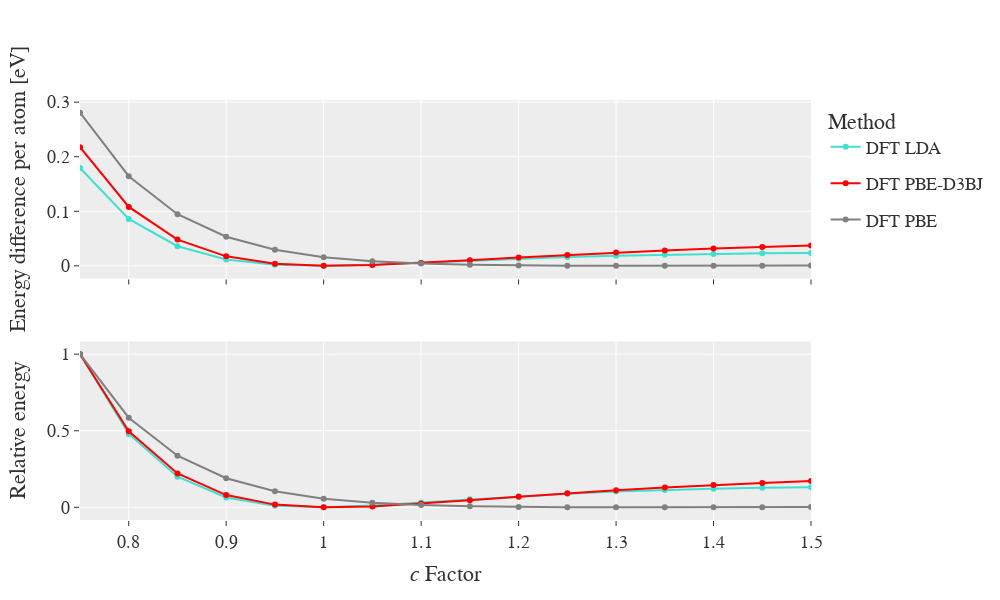

Notebook cell for this chart:
### Code cell
#fig_combined.update_xaxes(title_text='<i>c</i> Factor')
plot_combined.update_layout(yaxis1={'title':'Energy difference per atom [eV]'}, #'range':[-0.9,4]
                yaxis2={'title':'Relative energy'},
                xaxis2={'title':'<i>c</i> Factor','range':[0.75,1.5]},
                grid_yaxes=['y1'],
                legend_title_text='Method',
                font_family="Serif",font_size=18,
                template='ggplot2',
                width=1000,
                height=600) #,'position':0

plot_combined.show()

### Figure 1 — Plotly figure (JSON) as saved in the notebook; plotly's stock layout.template omitted (floating-point values rounded to 4 significant figures)
{"data": [{"legendgroup": "DFT LDA", "line": {"color": "turquoise"}, "mode": "lines+markers", "name": "DFT LDA", "type": "scatter", "x": [0.75, 0.8, 0.85, 0.9, 0.95, 1, 1.05, 1.1, 1.15, 1.2, 1.25, 1.3, 1.35, 1.4, 1.45, 1.5], "xaxis": "x", "y": [0.1792, 0.08593, 0.03593, 0.01158, 0.00186, 0, 0.002002, 0.005562, 0.009424, 0.01299, 0.01601, 0.01845, 0.02035, 0.02179, 0.02286, 0.02363], "yaxis": "y"}, {"legendgroup": "DFT LDA", "line": {"color": "turquoise"}, "mode": "lines+markers", "name": "DFT LDA", "showlegend": false, "type": "scatter", "x": [0.75, 0.8, 0.85, 0.9, 0.95, 1, 1.05, 1.1, 1.15, 1.2, 1.25, 1.3, 1.35, 1.4, 1.45, 1.5], "xaxis": "x2", "y": [1, 0.4794, 0.2004, 0.06463, 0.01037, 0, 0.01117, 0.03103, 0.05257, 0.07246, 0.08934, 0.1029, 0.1135, 0.1216, 0.1275, 0.1318], "yaxis": "y2"}, {"legendgroup": "DFT PBE-D3BJ", "line": {"color": "red"}, "mode": "lines+markers", "name": "DFT PBE-D3BJ", "type": "scatter", "x": [0.75, 0.8, 0.85, 0.9, 0.95, 1, 1.05, 1.1, 1.15, 1.2, 1.25, 1.3, 1.35, 1.4, 1.45, 1.5], "xaxis": "x", "y": [0.2176, 0.108, 0.04803, 0.01738, 0.003853, 0, 0.001322, 0.00517, 0.01002, 0.01507, 0.0199, 0.0243, 0.02822, 0.03167, 0.03466, 0.03723], "yaxis": "y"}, {"legendgroup": "DFT PBE-D3BJ", "line": {"color": "red"}, "mode": "lines+markers", "name": "DFT PBE-D3BJ", "showlegend": false, "type": "scatter", "x": [0.75, 0.8, 0.85, 0.9, 0.95, 1, 1.05, 1.1, 1.15, 1.2, 1.25, 1.3, 1.35, 1.4, 1.45, 1.5], "xaxis": "x2", "y": [1, 0.4965, 0.2208, 0.07987, 0.01771, 0, 0.006075, 0.02376, 0.04608, 0.06929, 0.09146, 0.1117, 0.1297, 0.1456, 0.1593, 0.1711], "yaxis": "y2"}, {"legendgroup": "DFT PBE", "line": {"color": "grey"}, "mode": "lines+markers", "name": "DFT PBE", "type": "scatter", "x": [0.75, 0.8, 0.85, 0.9, 0.95, 1, 1.05, 1.1, 1.15, 1.2, 1.25, 1.3, 1.35, 1.4, 1.45, 1.5], "xaxis": "x", "y": [0.2807, 0.1643, 0.09453, 0.05337, 0.02951, 0.01591, 0.008272, 0.004068, 0.001815, 0.0006749, 0.0001641, 0, 3.212e-05, 0.0001686, 0.0003462, 0.0005252], "yaxis": "y"}, {"legendgroup": "DFT PBE", "line": {"color": "grey"}, "mode": "lines+markers", "name": "DFT PBE", "showlegend": false, "type": "scatter", "x": [0.75, 0.8, 0.85, 0.9, 0.95, 1, 1.05, 1.1, 1.15, 1.2, 1.25, 1.3, 1.35, 1.4, 1.45, 1.5], "xaxis": "x2", "y": [1, 0.5854, 0.3367, 0.1901, 0.1051, 0.05666, 0.02947, 0.01449, 0.006464, 0.002404, 0.0005845, 0, 0.0001144, 0.0006006, 0.001233, 0.001871], "yaxis": "y2"}], "layout": {"font": {"family": "Serif", "size": 18}, "grid": {"yaxes": ["y"]}, "height": 600, "legend": {"title": {"text": "Method"}}, "width": 1000, "xaxis": {"anchor": "y", "domain": [0, 1], "matches": "x2", "showticklabels": false}, "xaxis2": {"anchor": "y2", "domain": [0, 1], "range": [0.75, 1.5], "title": {"text": "<i>c</i> Factor"}}, "yaxis": {"anchor": "x", "domain": [0.575, 1], "title": {"text": "Energy difference per atom [eV]"}}, "yaxis2": {"anchor": "x2", "domain": [0, 0.425], "title": {"text": "Relative energy"}}}}
